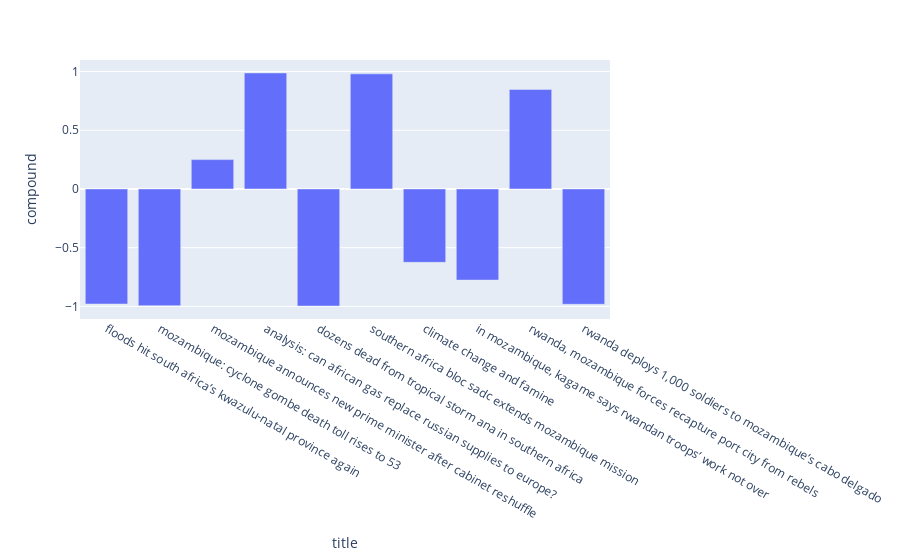

The notebook cell this image was saved under:
### Code cell
fig = px.bar(title_with_sent, x='title', y='compound')
fig.show()

### Figure 1 — Plotly figure (JSON) as saved in the notebook; plotly's stock layout.template omitted (floating-point values rounded to 4 significant figures)
{"data": [{"alignmentgroup": "True", "hovertemplate": "title=%{x}<br>compound=%{y}<extra></extra>", "legendgroup": "", "marker": {"color": "#636efa", "pattern": {"shape": ""}}, "name": "", "offsetgroup": "", "orientation": "v", "showlegend": false, "textposition": "auto", "type": "bar", "x": ["floods hit south africa’s kwazulu-natal province again ", "mozambique: cyclone gombe death toll rises to 53 ", "mozambique announces new prime minister after cabinet reshuffle ", "analysis: can african gas replace russian supplies to europe? ", "dozens dead from tropical storm ana in southern africa ", "southern africa bloc sadc extends mozambique mission ", "climate change and famine ", "in mozambique, kagame says rwandan troops’ work not over ", "rwanda, mozambique forces recapture port city from rebels ", "rwanda deploys 1,000 soldiers to mozambique’s cabo delgado "], "xaxis": "x", "y": [-0.9799, -0.9943, 0.25, 0.988, -0.9972, 0.9803, -0.6249, -0.7762, 0.8479, -0.9821], "yaxis": "y"}], "layout": {"barmode": "relative", "legend": {"tracegroupgap": 0}, "margin": {"t": 60}, "xaxis": {"anchor": "y", "domain": [0, 1], "title": {"text": "title"}}, "yaxis": {"anchor": "x", "domain": [0, 1], "title": {"text": "compound"}}}}
